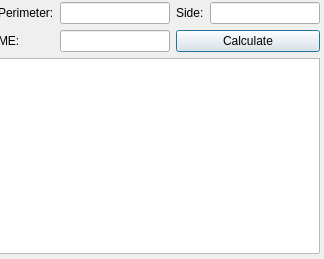
<?xml version="1.0" encoding="UTF-8"?>
<ui version="4.0">
 <class>squarePerimter</class>
 <widget class="QDialog" name="squarePerimter">
  <property name="geometry">
   <rect>
    <x>0</x>
    <y>0</y>
    <width>324</width>
    <height>259</height>
   </rect>
  </property>
  <property name="windowTitle">
   <string>Square Formula: Perimeter</string>
  </property>
  <widget class="QWidget" name="">
   <property name="geometry">
    <rect>
     <x>-2</x>
     <y>2</y>
     <width>322</width>
     <height>252</height>
    </rect>
   </property>
   <layout class="QGridLayout" name="gridLayout_2">
    <item row="0" column="0">
     <layout class="QGridLayout" name="gridLayout">
      <item row="0" column="0">
       <widget class="QLabel" name="label">
        <property name="text">
         <string>Perimeter:</string>
        </property>
       </widget>
      </item>
      <item row="0" column="1">
       <widget class="QLineEdit" name="perimeterText"/>
      </item>
      <item row="0" column="2">
       <widget class="QLabel" name="label_2">
        <property name="text">
         <string>Side:</string>
        </property>
       </widget>
      </item>
      <item row="0" column="3">
       <widget class="QLineEdit" name="sideText"/>
      </item>
      <item row="1" column="0">
       <widget class="QLabel" name="label_3">
        <property name="text">
         <string>ME:</string>
        </property>
       </widget>
      </item>
      <item row="1" column="1">
       <widget class="QLineEdit" name="maxErrorText"/>
      </item>
      <item row="1" column="2" colspan="2">
       <widget class="QPushButton" name="calculateBtn">
        <property name="text">
         <string>Calculate</string>
        </property>
       </widget>
      </item>
     </layout>
    </item>
    <item row="1" column="0">
     <widget class="QPlainTextEdit" name="plainTextEdit"/>
    </item>
   </layout>
  </widget>
 </widget>
 <resources/>
 <connections/>
</ui>
